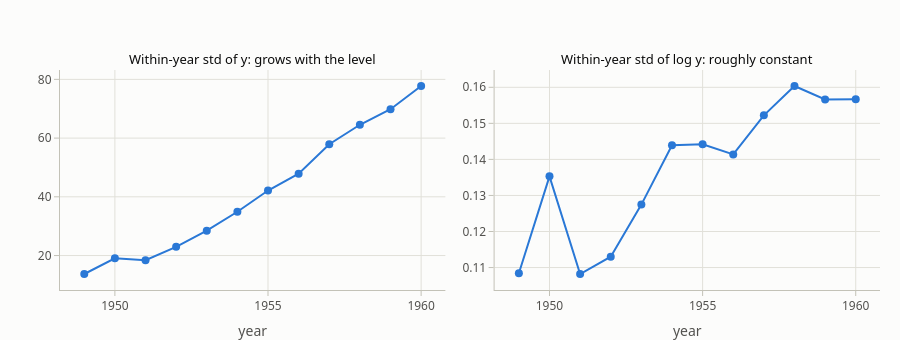

Write notebook code for a chart like this one.
### Markdown cell above
### Variance stabilisation
AirPassengers' seasonal swings grow with the level (multiplicative). Modelling $\log y$ makes the noise roughly
constant, so Gaussian errors become reasonable. After forecasting on the log scale we **back-transform**:
if $\log Y \sim N(\mu,\sigma^2)$ then $Y$ is **log-normal**, and

* the median of $Y$ is $e^{\mu}$
* the mean of $Y$ is $e^{\mu+\sigma^2/2}$ (the back-transformed mean needs a bias adjustment)
* quantiles transform directly: $Q_Y(\tau)=e^{Q_{\log Y}(\tau)}$ (quantiles are invariant to monotone transforms, means are not)

### Code cell
fig = pf.subplots(1, 2, titles=["Within-year std of y: grows with the level", "Within-year std of log y: roughly constant"], height=340)
for c, s in enumerate([air, np.log(air)], start=1):
    sd = s.groupby(s.index.year).std()
    fig.add_trace(go.Scatter(x=sd.index, y=sd.values, mode="lines+markers", line=dict(color=pf.SERIES[0], width=2),
                             marker=dict(size=8), showlegend=False, hovertemplate="%{x}: %{y:.3f}<extra></extra>"), row=1, col=c)
fig.update_xaxes(title_text="year")
fig.show()

### Figure 1 — Plotly figure (JSON) as saved in the notebook; plotly's stock layout.template omitted (floating-point values rounded to 4 significant figures)
{"data": [{"hovertemplate": "%{x}: %{y:.3f}<extra></extra>", "line": {"color": "#2a78d6", "width": 2}, "marker": {"size": 8}, "mode": "lines+markers", "showlegend": false, "type": "scatter", "x": [1949, 1950, 1951, 1952, 1953, 1954, 1955, 1956, 1957, 1958, 1959, 1960], "xaxis": "x", "y": [13.72, 19.07, 18.44, 22.97, 28.47, 34.92, 42.14, 47.86, 57.89, 64.53, 69.83, 77.74], "yaxis": "y"}, {"hovertemplate": "%{x}: %{y:.3f}<extra></extra>", "line": {"color": "#2a78d6", "width": 2}, "marker": {"size": 8}, "mode": "lines+markers", "showlegend": false, "type": "scatter", "x": [1949, 1950, 1951, 1952, 1953, 1954, 1955, 1956, 1957, 1958, 1959, 1960], "xaxis": "x2", "y": [0.1084, 0.1353, 0.1082, 0.113, 0.1275, 0.1439, 0.1442, 0.1414, 0.1522, 0.1604, 0.1566, 0.1567], "yaxis": "y2"}], "layout": {"annotations": [{"font": {"color": "#0b0b0b", "size": 13}, "showarrow": false, "text": "Within-year std of y: grows with the level", "x": 0.235, "xanchor": "center", "xref": "paper", "y": 1, "yanchor": "bottom", "yref": "paper"}, {"font": {"color": "#0b0b0b", "size": 13}, "showarrow": false, "text": "Within-year std of log y: roughly constant", "x": 0.765, "xanchor": "center", "xref": "paper", "y": 1, "yanchor": "bottom", "yref": "paper"}], "height": 340, "title": {}, "xaxis": {"anchor": "y", "domain": [0, 0.47], "title": {"text": "year"}}, "xaxis2": {"anchor": "y2", "domain": [0.53, 1], "title": {"text": "year"}}, "yaxis": {"anchor": "x", "domain": [0, 1]}, "yaxis2": {"anchor": "x2", "domain": [0, 1]}}}
